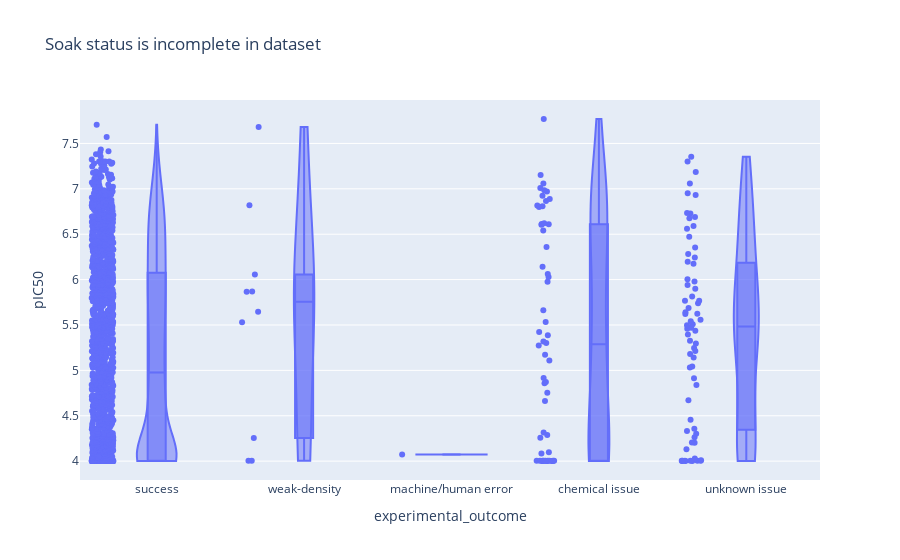

Source (notebook cell):
### Code cell
import plotly.express as px

fig = px.violin(soak.drop_duplicates('Compound ID', keep='last'), 
                x='experimental_outcome', y='pIC50', box=True, points='all',
               title='Soak status is incomplete in dataset',
               )
fig.update_traces(spanmode = 'hard')

#fig.write_image("images/incomplete_soak.jpg")
fig

### Figure 1 — Plotly figure (JSON) as saved in the notebook; plotly's stock layout.template omitted (floating-point values rounded to 4 significant figures; data arrays with more than 128 entries replaced by an {"elided": "..."} marker saying what was removed)
{"data": [{"alignmentgroup": "True", "box": {"visible": true}, "hovertemplate": "experimental_outcome=%{x}<br>pIC50=%{y}<extra></extra>", "legendgroup": "", "marker": {"color": "#636efa"}, "name": "", "offsetgroup": "", "orientation": "v", "points": "all", "scalegroup": "True", "showlegend": false, "spanmode": "hard", "type": "violin", "x": {"elided": "4542 str values"}, "x0": " ", "xaxis": "x", "y": {"elided": "4542 float values"}, "y0": " ", "yaxis": "y"}], "layout": {"autosize": true, "legend": {"tracegroupgap": 0}, "title": {"text": "Soak status is incomplete in dataset"}, "violinmode": "group", "xaxis": {"anchor": "y", "autorange": true, "domain": [0, 1], "range": [-0.5172, 4.5], "title": {"text": "experimental_outcome"}, "type": "category"}, "yaxis": {"anchor": "x", "autorange": true, "domain": [0, 1], "range": [3.792, 7.979], "title": {"text": "pIC50"}, "type": "linear"}}}
